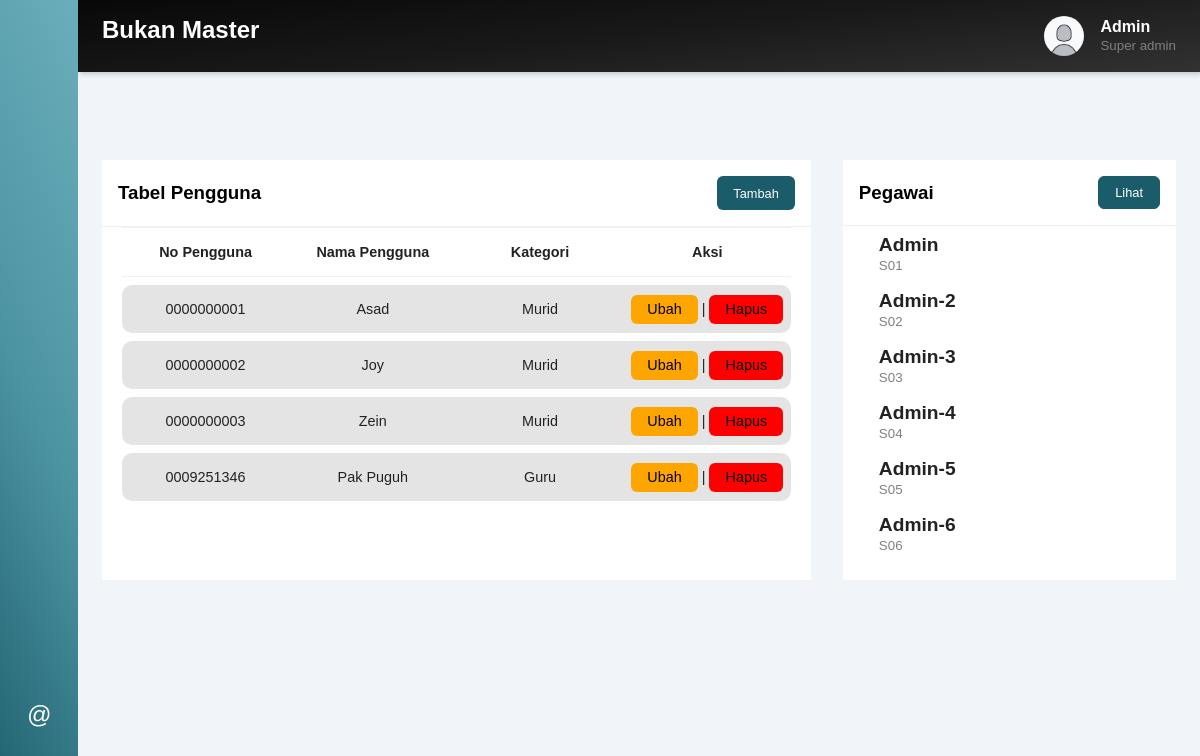
Screenshot of /uji_level_1/pengguna.php with the database file from the repository.
### tables this page shows
CREATE TABLE `pengguna` (
  `no_pengguna` varchar(10) NOT NULL,
  `nama_pengguna` varchar(20) DEFAULT NULL,
  `kategori` enum('Murid','Guru','Ruang') DEFAULT NULL,
  `fileActualExt` varchar(11) DEFAULT NULL
);

CREATE TABLE `pegawai` (
  `id_pegawai` varchar(3) NOT NULL,
  `nama_pegawai` varchar(20) DEFAULT NULL
);

### uji_level_1/pengguna.php (the view, shortened to what this page needs)
<?php
include 'connect.php';
?>
<!DOCTYPE html>
<html lang="en">
<head>
    <link rel="stylesheet" href="style.css">
    <link rel="stylesheet" href="https://maxst.icons8.com/vue-static/landings/line-awesome/line-awesome/1.3.0/css/line-awesome.min.css">
</head>
<body>
    <div class="sidebar">
        <div class="sidebar-brand">
            <h2>
                <i class="las la-bars" id="btn"></i>
            </h2>
        </div>
        <ul class="nav_list">
            <li>
                <a href="home.php" class="menu">
                    <i class="las la-home"></i>
                </a>
            </li>
            <li class="dua">
                <a id="btn1" class="menu">
                    <i class="las la-users"></i>
                </a>
            </li>
            <li class="tiga">
                <a href="inventori.php" class="menu">
                    <i class="las la-box"></i>
                </a>
            </li>
            <li class="empat">
                <a href="peminjaman.php"  class="menu">
                    <i class="las la-receipt"></i>
                </a>
            </li>
            <li class="bawah">
                <a class="menu" id="btn2">
                    <i class="at">@</i>
                </a>
            </li>
        </ul>
    </div>
    <div class="main-content">
        <header>
            <div class="header-title">
                <h2>
                    <label for="">
                        Bukan Master
                    </label>
                </h2>
            </div>
            <div class="user-wrapper">
                <img src="gambar/poto.png" alt="">
                <div>
                    <h4>Admin</h4>
                    <small>Super admin</small>
                </div>
            </div>
        </header>
        <main>
            <div class="table-grid">
                <div class="pinjams">
                    <div class="card">
                        <div class="card-header">
                            <h3>Tabel Pengguna</h3>
                            <button id="tambah">Tambah</button>
                        </div>
                        <div class="card-body">
                            <table>
                                <thead>
                                    <tr>
                                        <td>No Pengguna</td>
                                        <td>Nama Pengguna</td>
                                        <td>Kategori</td>
                                        <td>Aksi</td>
                                    </tr>
                                </thead>
                                <tbody>
                                    <?php
                                        $sql    = "SELECT * FROM pengguna";
                                        $query  = mysqli_query($connect,$sql);
                                        while($user = mysqli_fetch_array($query)){
                                            echo "<tr>";
                                            echo "<td class='td-start'>".$user['no_pengguna']."</td>";
                                            echo "<td>".$user['nama_pengguna']."</td>";
                                            echo "<td>".$user['kategori']."</td>";
                                            echo "<td class='td-end'>";
                                            echo "<a href='formpengguna.php?no_pengguna=".$user['no_pengguna']."' type='button' class='button button-secondary'>Ubah</a> | ";
                                            echo "<a href='hapus.php?no_pengguna=".$user['no_pengguna']."' type='button' class='button button-danger'>Hapus</a>";
                                            echo "</td>";
                                            echo "</tr>";
                                        }
                                    ?>
                                </tbody>
                            </table>
                        </div>
                    </div>
                </div>
                <div class="penggunas">
                    <div class="card">
                        <div class="card-header">
                            <h3>Pegawai</h3>
                            <a href="pegawai.php" class="button-main">Lihat <span class="las la-arrow-right"></span></a>
                        </div>
                        <div class="card-body scrollpengguna">
                            <?php
                            $sql    = "SELECT id_pegawai, nama_pegawai
                            FROM pegawai";
                            $query  = mysqli_query($connect,$sql);
                            while($pgw = mysqli_fetch_array($query)){
                                echo "<div class='pengguna'>";
                                echo "<div class='info'>";
                                echo "<div>";
                                echo "<h4>".$pgw['nama_pegawai']."</h4>";
                                echo "<small>".$pgw['id_pegawai']."</small>";
                                echo "</div>";
                                echo "</div>";
                                echo "<div class='icon'>";
                                echo "</div>";
                                echo "</div>";
                            }
                            ?>
                        </div>
                    </div>
                </div>
            </div>
        </main>
    </div>
</body>
</html>

### uji_level_1/style.css (style rules this page uses)
:root { --main-color: rgb(27, 92, 106); --color-dark: lightgray; --text-gray: #808080; --font-quick: 'Quicksand', sans-serif; }
* { padding: 0; margin: 0; box-sizing: border-box; font-family: var(--font-quick); }
body { position: relative; min-height: 100vh; width: 100%; background: #f1f5f9; }
.sidebar { position: fixed; left: 0; top: 0; height: 100%; width: 78px; background: rgb(27, 92, 106); background: linear-gradient(66deg, rgba(27, 92, 106, 1) 0%, rgba(76, 147, 162, 1) 50%, rgba(107, 174, 187, 1) 100%); padding: 6px 14px; z-index: 100; transition: all 0.5s ease; }
.sidebar #btn { position: absolute; color: #fff; left: 50%; top: 6px; font-size: 24px; height: 50px; width: 50px; text-align: center; line-height: 50px; transform: translateX(-50%); }
.sidebar ul { margin-top: 36px; }
.sidebar ul li { position: relative; height: 50px; width: 100%; margin: 12px 0; list-style: none; line-height: 50px; }
.sidebar ul li a { color: #fff; display: flex; align-items: center; text-decoration: none; transition: all 0.3s ease; border-radius: 12px; white-space: nowrap; }
.sidebar ul li i { height: 50px; min-width: 50px; border-radius: 10px; line-height: 50px; text-align: center; font-size: 24px; }
.sidebar .bawah { transform: translateY(350px); cursor: pointer; }
ul li.dua { cursor: pointer; }
.main-content { width: calc(100% - 78px); left: 78px; height: 100%; position: absolute; transition: all 0.5s ease; }
header { background: rgb(50, 50, 50); background: linear-gradient(354deg, rgba(50, 50, 50, 1) 0%, rgba(25, 25, 25, 1) 50%, rgba(8, 8, 8, 1) 100%); display: flex; justify-content: space-between; padding: 1rem 1.5rem; box-shadow: 2px 2px 5px rgba(0,0,0,0.2); width: 100%; top: 0; }
header h2 { color: #fff; }
header h4 { color: #fff; }
.user-wrapper { display: flex; align-items: center; }
.user-wrapper img { height: 40px; width: 40px; border-radius: 50%; margin-right: 1rem; }
.user-wrapper small { display: inline-block; color: var(--text-gray); }
main { padding: 2rem 1.5rem; width: 100%; }
.table-grid { margin-top: 3.5rem; display: grid; grid-gap: 2rem; grid-template-columns: 66% auto; }
.card { background: #fff; height: 420px; width: 100%; }
.card-body { padding: 0 20px; }
.card-header { padding: 1rem; display: flex; justify-content: space-between; align-items: center; border-bottom: 1px solid #f0f0f0; }
button { cursor: pointer !important; border: none !important; }
.button { text-decoration: none; color: #000; padding: .4rem 1rem; border-radius: 6px; }
.button-main { text-decoration: none; color: #fff !important; font-size: .8rem; padding: .5rem 1rem; border-radius: 6px; border: 1px solid var(--main-color); background: var(--main-color); }
.button-secondary { background: orange; }
.button-danger { background: red; }
.card-header button { background: var(--main-color); border-radius: 6px; color: #fff; font-size: .8rem; padding: .6rem 1rem; border: 1px solid var(--main-color); }
.scrollpengguna { overflow-y: scroll; height: calc(100% - 80px); }
tbody { display: block; height: 18rem; overflow: auto; }
thead, tbody tr { display: table; width: 100%; table-layout: fixed; }
table { border-collapse: collapse; width: 100%; }
thead tr { border-top: 1px solid #f0f0f0; border-bottom: 1px solid #f0f0f0; }
tbody tr { margin-top: .5rem; }
thead td { font-weight: 700; }
thead td { text-align: center; }
tbody td { text-align: center; background: rgb(228, 228, 228); }
td { padding: 1rem 0; font-size: .9rem; color: #222; }
.td-start { border-radius: 10px 0 0 10px; }
.td-end { border-radius: 0 10px 10px 0; }
.pengguna { display: flex; justify-content: space-between; align-items: center; padding: .5rem 1rem; }
.info { display: flex; align-items: center; }
.info h4 { font-size: 1.2rem; font-weight: 600; color: #222; }
.info small { font-weight: 500; color: var(--text-gray); }

### rows the page displays
pengguna: no_pengguna "0000000001", nama_pengguna "Asad", kategori "Murid"
pengguna: no_pengguna "0000000002", nama_pengguna "Joy", kategori "Murid"
pengguna: no_pengguna "0000000003", nama_pengguna "Zein", kategori "Murid"
pengguna: no_pengguna "0009251346", nama_pengguna "Pak Puguh", kategori "Guru"
pegawai: nama_pegawai "Admin", id_pegawai "S01"
pegawai: nama_pegawai "Admin-2", id_pegawai "S02"
pegawai: nama_pegawai "Admin-3", id_pegawai "S03"
pegawai: nama_pegawai "Admin-4", id_pegawai "S04"
pegawai: nama_pegawai "Admin-5", id_pegawai "S05"
pegawai: nama_pegawai "Admin-6", id_pegawai "S06"
